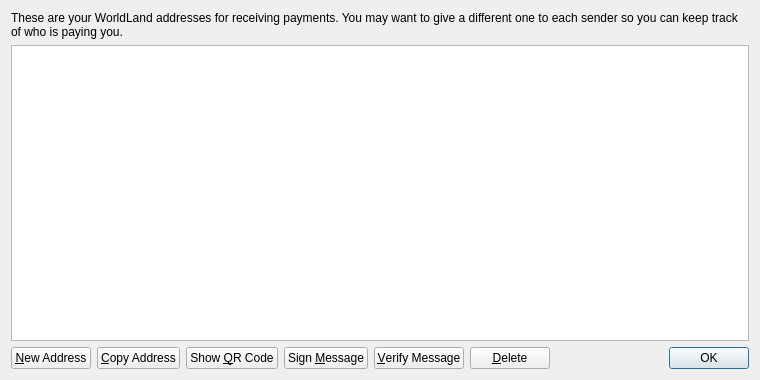
<?xml version="1.0" encoding="UTF-8"?>
<ui version="4.0">
 <class>AddressBookPage</class>
 <widget class="QWidget" name="AddressBookPage">
  <property name="geometry">
   <rect>
    <x>0</x>
    <y>0</y>
    <width>760</width>
    <height>380</height>
   </rect>
  </property>
  <property name="windowTitle">
   <string>Address Book</string>
  </property>
  <layout class="QVBoxLayout" name="verticalLayout">
   <item>
    <widget class="QLabel" name="labelExplanation">
     <property name="text">
      <string>These are your WorldLand addresses for receiving payments. You may want to give a different one to each sender so you can keep track of who is paying you.</string>
     </property>
     <property name="textFormat">
      <enum>Qt::PlainText</enum>
     </property>
     <property name="wordWrap">
      <bool>true</bool>
     </property>
    </widget>
   </item>
   <item>
    <widget class="QTableView" name="tableView">
     <property name="contextMenuPolicy">
      <enum>Qt::CustomContextMenu</enum>
     </property>
     <property name="toolTip">
      <string>Double-click to edit address or label</string>
     </property>
     <property name="tabKeyNavigation">
      <bool>false</bool>
     </property>
     <property name="alternatingRowColors">
      <bool>true</bool>
     </property>
     <property name="selectionMode">
      <enum>QAbstractItemView::SingleSelection</enum>
     </property>
     <property name="selectionBehavior">
      <enum>QAbstractItemView::SelectRows</enum>
     </property>
     <property name="sortingEnabled">
      <bool>true</bool>
     </property>
     <attribute name="verticalHeaderVisible">
      <bool>false</bool>
     </attribute>
    </widget>
   </item>
   <item>
    <layout class="QHBoxLayout" name="horizontalLayout">
     <item>
      <widget class="QPushButton" name="newAddressButton">
       <property name="toolTip">
        <string>Create a new address</string>
       </property>
       <property name="text">
        <string>&amp;New Address</string>
       </property>
       <property name="icon">
        <iconset resource="../bitcoin.qrc">
         <normaloff>:/icons/add</normaloff>:/icons/add</iconset>
       </property>
      </widget>
     </item>
     <item>
      <widget class="QPushButton" name="copyToClipboard">
       <property name="toolTip">
        <string>Copy the currently selected address to the system clipboard</string>
       </property>
       <property name="text">
        <string>&amp;Copy Address</string>
       </property>
       <property name="icon">
        <iconset resource="../bitcoin.qrc">
         <normaloff>:/icons/editcopy</normaloff>:/icons/editcopy</iconset>
       </property>
      </widget>
     </item>
     <item>
      <widget class="QPushButton" name="showQRCode">
       <property name="text">
        <string>Show &amp;QR Code</string>
       </property>
       <property name="icon">
        <iconset resource="../bitcoin.qrc">
         <normaloff>:/icons/qrcode</normaloff>:/icons/qrcode</iconset>
       </property>
      </widget>
     </item>
     <item>
      <widget class="QPushButton" name="signMessage">
       <property name="toolTip">
        <string>Sign a message to prove you own a WorldLand address</string>
       </property>
       <property name="text">
        <string>Sign &amp;Message</string>
       </property>
       <property name="icon">
        <iconset resource="../bitcoin.qrc">
         <normaloff>:/icons/edit</normaloff>:/icons/edit</iconset>
       </property>
      </widget>
     </item>
     <item>
      <widget class="QPushButton" name="verifyMessage">
       <property name="toolTip">
        <string>Verify a message to ensure it was signed with a specified WorldLand address</string>
       </property>
       <property name="text">
        <string>&amp;Verify Message</string>
       </property>
       <property name="icon">
        <iconset resource="../bitcoin.qrc">
         <normaloff>:/icons/transaction_0</normaloff>:/icons/transaction_0</iconset>
       </property>
      </widget>
     </item>
     <item>
      <widget class="QPushButton" name="deleteButton">
       <property name="toolTip">
        <string>Delete the currently selected address from the list</string>
       </property>
       <property name="text">
        <string>&amp;Delete</string>
       </property>
       <property name="icon">
        <iconset resource="../bitcoin.qrc">
         <normaloff>:/icons/remove</normaloff>:/icons/remove</iconset>
       </property>
      </widget>
     </item>
     <item>
      <spacer name="horizontalSpacer">
       <property name="orientation">
        <enum>Qt::Horizontal</enum>
       </property>
       <property name="sizeHint" stdset="0">
        <size>
         <width>40</width>
         <height>20</height>
        </size>
       </property>
      </spacer>
     </item>
     <item>
      <widget class="QDialogButtonBox" name="buttonBox">
       <property name="sizePolicy">
        <sizepolicy hsizetype="Maximum" vsizetype="Fixed">
         <horstretch>0</horstretch>
         <verstretch>0</verstretch>
        </sizepolicy>
       </property>
       <property name="standardButtons">
        <set>QDialogButtonBox::Ok</set>
       </property>
      </widget>
     </item>
    </layout>
   </item>
  </layout>
 </widget>
 <resources>
  <include location="../bitcoin.qrc"/>
 </resources>
 <connections/>
</ui>
